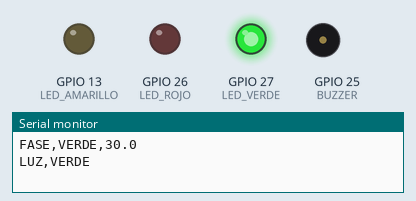
This program was run on a simulated ESP32. On the bench: output pins drawn as LEDs (lit = HIGH), buzzer (waves = sounding, pin HIGH), the last lines printed to the serial monitor.

Above: at 0.1 s.
At 27.15 s:
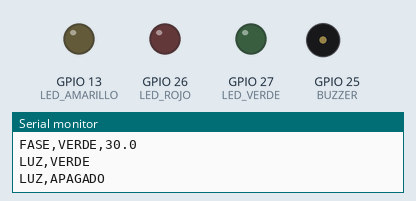
At 30.1 s:
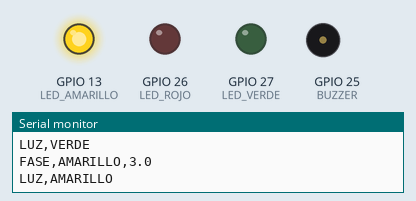
At 34.07 s:
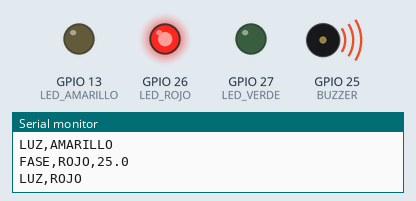
At 39.2 s:
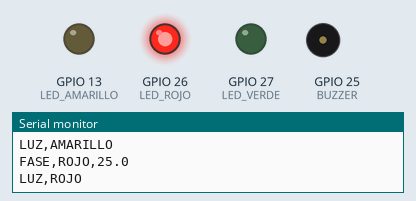
Timing chart, 0 to 40.0 s (numbered marks = the images above):
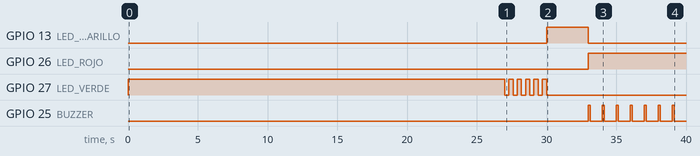

The program:

main.cpp
```cpp
// Semáforo peatonal con sonido - ESP32
// Paso 4: semáforo + buzzer para peatones
//
// Conexión (patas cortas de todos los LEDs -> línea azul del riel = GND):
//   G13 (fila 26) -> resistencia -> pata larga LED amarillo
//   G27 (fila 22) -> jumper -> resistencia -> pata larga LED verde
//   G26 (fila 21) -> jumper -> resistencia -> pata larga LED rojo
//   G25 (fila 20) -> cable rojo del buzzer; cable negro -> línea azul
//
// El semáforo es el de los autos. Cuando está en ROJO cruzan los peatones,
// y el buzzer los avisa: bip lento = pueden cruzar, bip rápido = apúrense.

#include <Arduino.h>  // instrucciones de Arduino: digitalWrite, delay, HIGH, LOW...

// ===== TIEMPOS (en segundos): cámbialos aquí =====
const float TIEMPO_ROJO = 25;     // los peatones cruzan
const float TIEMPO_VERDE = 30;     // incluye el parpadeo del final
const float TIEMPO_AMARILLO = 3;
const int PARPADEOS_VERDE = 5;     // veces que parpadea antes de cambiar
const float AVISO_RAPIDO = 5;      // últimos segundos del rojo con bip rápido
// =================================================

const int LED_ROJO = 26;
const int LED_AMARILLO = 13;
const int LED_VERDE = 27;
const int BUZZER = 25;

void apagarTodos() {
  digitalWrite(LED_ROJO, LOW);
  digitalWrite(LED_AMARILLO, LOW);
  digitalWrite(LED_VERDE, LOW);
  digitalWrite(BUZZER, LOW);
}

void esperar(float segundos) {
  delay(segundos * 1000);
}

// Hace "bip" durante el tiempo indicado: sonido y silencio en segundos
void pitar(float segundos, float sonido, float silencio) {
  int veces = segundos / (sonido + silencio);
  for (int i = 0; i < veces; i++) {
    digitalWrite(BUZZER, HIGH);
    esperar(sonido);
    digitalWrite(BUZZER, LOW);
    esperar(silencio);
  }
}

// Mensajes por USB para el dashboard (ver carpeta dashboard):
//   FASE,<nombre>,<segundos>  -> empieza una fase del semáforo y cuánto dura
//   LUZ,<color>               -> qué LED está prendido en este momento
void avisarFase(const char* nombre, float segundos) {
  Serial.printf("FASE,%s,%.1f\n", nombre, segundos);
}

void prender(int pin, const char* color) {
  apagarTodos();
  if (pin >= 0) digitalWrite(pin, HIGH);
  Serial.printf("LUZ,%s\n", color);
}

void setup() {
  Serial.begin(115200);
  pinMode(LED_ROJO, OUTPUT);
  pinMode(LED_AMARILLO, OUTPUT);
  pinMode(LED_VERDE, OUTPUT);
  pinMode(BUZZER, OUTPUT);
}

void loop() {
  // Verde: pasan los autos, los peatones esperan (silencio)
  avisarFase("VERDE", TIEMPO_VERDE);
  prender(LED_VERDE, "VERDE");
  esperar(TIEMPO_VERDE - PARPADEOS_VERDE * 0.6);

  // Verde parpadeando: ya va a cambiar
  for (int i = 0; i < PARPADEOS_VERDE; i++) {
    prender(-1, "APAGADO");
    esperar(0.3);
    prender(LED_VERDE, "VERDE");
    esperar(0.3);
  }

  // Amarillo: precaución (silencio)
  avisarFase("AMARILLO", TIEMPO_AMARILLO);
  prender(LED_AMARILLO, "AMARILLO");
  esperar(TIEMPO_AMARILLO);

  // Rojo: paran los autos y cruzan los peatones
  avisarFase("ROJO", TIEMPO_ROJO);
  prender(LED_ROJO, "ROJO");
  pitar(TIEMPO_ROJO - AVISO_RAPIDO, 0.15, 0.85);  // bip... bip... (pueden cruzar)
  pitar(AVISO_RAPIDO, 0.1, 0.1);                  // bipbipbip (apúrense)
}
```

Measured:
- by itself, GPIO 13 (LED_AMARILLO): LOW → HIGH at 30.0 s, → LOW 3.0 s later
- by itself, GPIO 26 (LED_ROJO): LOW → HIGH at 33.0 s
- by itself, GPIO 27 (LED_VERDE): repeats every 0.60 s: LOW 0.30 s, HIGH 0.30 s, until it stays LOW from 30.0 s
- by itself, GPIO 25 (BUZZER): LOW → HIGH at 33.0 s, → LOW 0.15 s later, → HIGH 0.85 s later, → LOW 0.15 s later, … (14 changes in this stretch)
